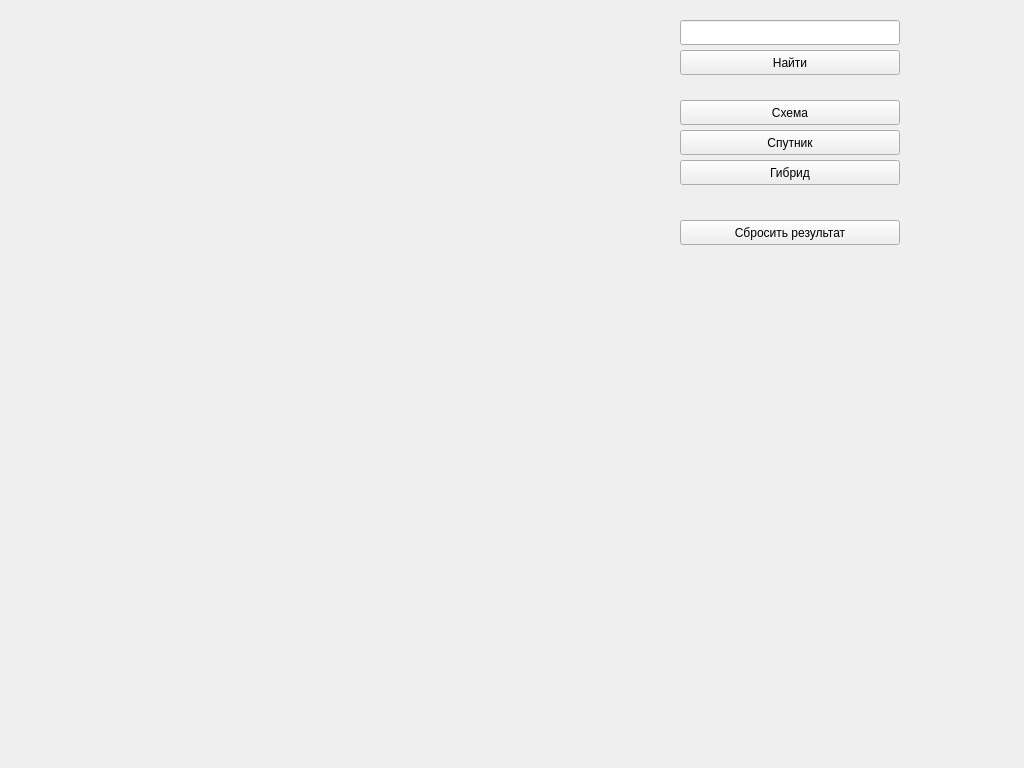
<?xml version="1.0" encoding="UTF-8"?>
<ui version="4.0">
 <class>Form</class>
 <widget class="QWidget" name="Form">
  <property name="geometry">
   <rect>
    <x>0</x>
    <y>0</y>
    <width>1024</width>
    <height>768</height>
   </rect>
  </property>
  <property name="windowTitle">
   <string>Form</string>
  </property>
  <widget class="QLabel" name="image">
   <property name="geometry">
    <rect>
     <x>10</x>
     <y>20</y>
     <width>650</width>
     <height>450</height>
    </rect>
   </property>
   <property name="text">
    <string/>
   </property>
  </widget>
  <widget class="QPushButton" name="scheme">
   <property name="geometry">
    <rect>
     <x>680</x>
     <y>100</y>
     <width>220</width>
     <height>25</height>
    </rect>
   </property>
   <property name="text">
    <string>Схема</string>
   </property>
   <attribute name="buttonGroup">
    <string notr="true">map_type_buttons</string>
   </attribute>
  </widget>
  <widget class="QPushButton" name="satellite">
   <property name="geometry">
    <rect>
     <x>680</x>
     <y>130</y>
     <width>220</width>
     <height>25</height>
    </rect>
   </property>
   <property name="text">
    <string>Спутник</string>
   </property>
   <attribute name="buttonGroup">
    <string notr="true">map_type_buttons</string>
   </attribute>
  </widget>
  <widget class="QPushButton" name="hybrid">
   <property name="geometry">
    <rect>
     <x>680</x>
     <y>160</y>
     <width>220</width>
     <height>25</height>
    </rect>
   </property>
   <property name="text">
    <string>Гибрид</string>
   </property>
   <attribute name="buttonGroup">
    <string notr="true">map_type_buttons</string>
   </attribute>
  </widget>
  <widget class="QLineEdit" name="search">
   <property name="geometry">
    <rect>
     <x>680</x>
     <y>20</y>
     <width>220</width>
     <height>25</height>
    </rect>
   </property>
  </widget>
  <widget class="QPushButton" name="confirm_search">
   <property name="geometry">
    <rect>
     <x>680</x>
     <y>50</y>
     <width>220</width>
     <height>25</height>
    </rect>
   </property>
   <property name="text">
    <string>Найти</string>
   </property>
  </widget>
  <widget class="QPushButton" name="reset">
   <property name="geometry">
    <rect>
     <x>680</x>
     <y>220</y>
     <width>220</width>
     <height>25</height>
    </rect>
   </property>
   <property name="text">
    <string>Сбросить результат</string>
   </property>
  </widget>
  <widget class="QLabel" name="address">
   <property name="geometry">
    <rect>
     <x>10</x>
     <y>500</y>
     <width>650</width>
     <height>25</height>
    </rect>
   </property>
   <property name="font">
    <font>
     <pointsize>12</pointsize>
    </font>
   </property>
   <property name="text">
    <string/>
   </property>
   <property name="alignment">
    <set>Qt::AlignCenter</set>
   </property>
  </widget>
 </widget>
 <resources/>
 <connections/>
 <buttongroups>
  <buttongroup name="map_type_buttons"/>
 </buttongroups>
</ui>
